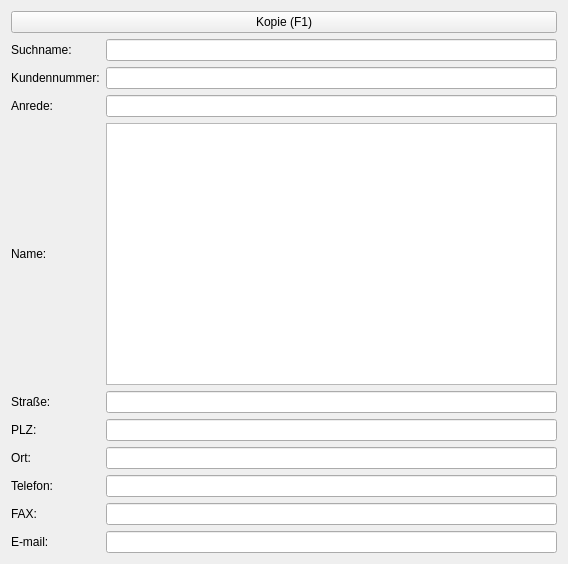
<?xml version="1.0" encoding="UTF-8"?>
<ui version="4.0">
 <class>addressContent</class>
 <widget class="AddressContent" name="addressContent">
  <property name="geometry">
   <rect>
    <x>0</x>
    <y>0</y>
    <width>568</width>
    <height>564</height>
   </rect>
  </property>
  <property name="windowTitle">
   <string>Address</string>
  </property>
  <layout class="QVBoxLayout" name="verticalLayout">
   <item>
    <widget class="QPushButton" name="buttonCopy">
     <property name="text">
      <string>Kopie (F1)</string>
     </property>
    </widget>
   </item>
   <item>
    <layout class="QGridLayout" name="gridLayout">
     <item row="2" column="1">
      <widget class="QLineEdit" name="editSalution"/>
     </item>
     <item row="3" column="0">
      <widget class="QLabel" name="label_5">
       <property name="text">
        <string>Name:</string>
       </property>
      </widget>
     </item>
     <item row="2" column="0">
      <widget class="QLabel" name="label_4">
       <property name="text">
        <string>Anrede:</string>
       </property>
      </widget>
     </item>
     <item row="1" column="1">
      <layout class="QHBoxLayout" name="horizontalLayout_3">
       <item>
        <widget class="QLineEdit" name="editNumber"/>
       </item>
      </layout>
     </item>
     <item row="7" column="0">
      <widget class="QLabel" name="label_13">
       <property name="text">
        <string>Telefon:</string>
       </property>
      </widget>
     </item>
     <item row="8" column="0">
      <widget class="QLabel" name="label_10">
       <property name="text">
        <string>FAX:</string>
       </property>
      </widget>
     </item>
     <item row="0" column="0">
      <widget class="QLabel" name="label_2">
       <property name="text">
        <string>Suchname:</string>
       </property>
      </widget>
     </item>
     <item row="6" column="0">
      <widget class="QLabel" name="label_8">
       <property name="text">
        <string>Ort:</string>
       </property>
      </widget>
     </item>
     <item row="1" column="0">
      <widget class="QLabel" name="label_3">
       <property name="text">
        <string>Kundennummer:</string>
       </property>
      </widget>
     </item>
     <item row="4" column="0">
      <widget class="QLabel" name="label_6">
       <property name="text">
        <string>Straße:</string>
       </property>
      </widget>
     </item>
     <item row="3" column="1">
      <widget class="QTextEdit" name="editName">
       <property name="tabChangesFocus">
        <bool>true</bool>
       </property>
      </widget>
     </item>
     <item row="5" column="0">
      <widget class="QLabel" name="label_7">
       <property name="text">
        <string>PLZ:</string>
       </property>
      </widget>
     </item>
     <item row="0" column="1">
      <layout class="QHBoxLayout" name="horizontalLayout_2">
       <item>
        <widget class="QLineEdit" name="editSearch"/>
       </item>
      </layout>
     </item>
     <item row="9" column="0">
      <widget class="QLabel" name="label_9">
       <property name="text">
        <string>E-mail:</string>
       </property>
      </widget>
     </item>
     <item row="4" column="1">
      <widget class="QLineEdit" name="editStreet"/>
     </item>
     <item row="5" column="1">
      <widget class="QLineEdit" name="editPlz"/>
     </item>
     <item row="6" column="1">
      <widget class="QLineEdit" name="editCity"/>
     </item>
     <item row="7" column="1">
      <widget class="QLineEdit" name="editPhone"/>
     </item>
     <item row="8" column="1">
      <widget class="QLineEdit" name="editFax"/>
     </item>
     <item row="9" column="1">
      <widget class="QLineEdit" name="editMail"/>
     </item>
    </layout>
   </item>
  </layout>
 </widget>
 <customwidgets>
  <customwidget>
   <class>AddressContent</class>
   <extends>QWidget</extends>
   <header>pages/address_page.h</header>
   <container>1</container>
  </customwidget>
 </customwidgets>
 <tabstops>
  <tabstop>editSearch</tabstop>
  <tabstop>editNumber</tabstop>
  <tabstop>editSalution</tabstop>
  <tabstop>editName</tabstop>
  <tabstop>editStreet</tabstop>
  <tabstop>editPlz</tabstop>
  <tabstop>editCity</tabstop>
  <tabstop>editPhone</tabstop>
  <tabstop>editFax</tabstop>
  <tabstop>editMail</tabstop>
 </tabstops>
 <resources/>
 <connections/>
 <slots>
  <slot>CopyData(QString)</slot>
 </slots>
</ui>
